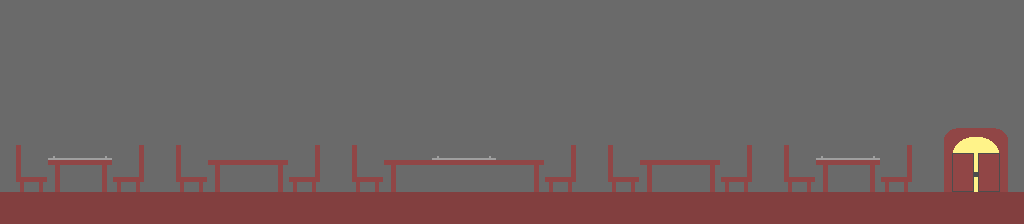

Rendered tile map (Tiled .tmx) drawn with the repository's tilesets; below, a short description and the map source with its tile grids summarised:
An orthogonal 64x14 tile map with 16x16 px tiles, 2 tile layers (background, tiles), 1 hidden layer not drawn and 63 objects (25x platform, 24x jump, 6x wine, 5x table, 3x plate).

<map version="1.0" orientation="orthogonal" renderorder="right-down" width="64" height="14" tilewidth="16" tileheight="16" nextobjectid="148">
 <properties>
  <property name="lj" value="0.0,5.0" />
  <property name="lpj" value="5.0,0.0" />
  <property name="ltj" value="8.0,7.0" />
  <property name="rj" value="5.0,0.0" />
  <property name="rpj" value="0.0,5.0" />
  <property name="rtj" value="7.0,8.0" />
 </properties>
 <tileset firstgid="1" name="tileset" tilewidth="16" tileheight="16" tilecount="256">
  <image source="tileset.png" width="256" height="256" />
 </tileset>
 <layer name="background" width="64" height="14">
  <data>[896 cells, 768 non-empty, 16 distinct tile ids]</data>
 </layer>
 <layer name="tiles" width="64" height="14">
  <data>[896 cells, 293 non-empty, 64 distinct tile ids]</data>
 </layer>
 <objectgroup name="geometry">
  <object id="1" name="rp" type="platform" x="545.149" y="177.106" width="29.913" height="0.913043" />
  <object id="2" name="rj" type="jump" x="545.149" y="178.106" width="29.913" height="13.8261" />
  <object id="4" name="rtp" type="platform" x="571.085" y="145.084" width="4.95556" height="1.04444" />
  <object id="6" name="rtj" type="jump" x="571.106" y="146.149" width="4.7747" height="30.913" />
  <object id="9" name="t" type="platform" x="384" y="160.333" width="160" height="31.3333" />
  <object id="10" name="ltp" type="platform" x="351.546" y="144.818" width="4.90909" height="0.818182" />
  <object id="12" name="ltj" type="jump" x="351.546" y="145.636" width="4.81818" height="31" />
  <object id="15" name="lp" type="platform" x="352.455" y="176.775" width="30" height="1.08696" />
  <object id="16" name="lj" type="jump" x="352.455" y="177.861" width="30.0435" height="13.7391" />
  <object id="61" name="rj" type="jump" x="289.138" y="178.055" width="29.913" height="13.8261" />
  <object id="62" name="rtp" type="platform" x="315.073" y="145.035" width="4.95556" height="1.04444" />
  <object id="63" name="rp" type="platform" x="289.138" y="177.055" width="29.913" height="0.913043" />
  <object id="64" name="rtj" type="jump" x="315.094" y="146.105" width="4.7747" height="30.913" />
  <object id="65" name="rj" type="jump" x="113.312" y="177.9" width="29.913" height="13.8261" />
  <object id="66" name="rtp" type="platform" x="139.247" y="144.88" width="4.95556" height="1.04444" />
  <object id="67" name="rp" type="platform" x="113.312" y="176.9" width="29.913" height="0.913043" />
  <object id="68" name="rtj" type="jump" x="139.268" y="145.95" width="4.7747" height="30.913" />
  <object id="73" name="ltp" type="platform" x="176.16" y="145.156" width="4.90909" height="0.818182" />
  <object id="74" name="lj" type="jump" x="177.069" y="178.196" width="30.0435" height="13.7391" />
  <object id="75" name="ltj" type="jump" x="176.16" y="145.976" width="4.81818" height="31" />
  <object id="76" name="lp" type="platform" x="177.069" y="177.116" width="30" height="1.08696" />
  <object id="77" name="ltp" type="platform" x="15.9177" y="145.186" width="4.90909" height="0.818182" />
  <object id="78" name="lj" type="jump" x="16.8267" y="178.226" width="30.0435" height="13.7391" />
  <object id="79" name="ltj" type="jump" x="15.9177" y="146.006" width="4.81818" height="31" />
  <object id="80" name="lp" type="platform" x="16.8267" y="177.146" width="30" height="1.08696" />
  <object id="81" name="ltp" type="platform" x="607.461" y="144.548" width="4.90909" height="0.818182" />
  <object id="82" name="lj" type="jump" x="608.37" y="177.588" width="30.0435" height="13.7391" />
  <object id="83" name="ltj" type="jump" x="607.461" y="145.368" width="4.81818" height="31" />
  <object id="84" name="lp" type="platform" x="608.37" y="176.508" width="30" height="1.08696" />
  <object id="89" name="t" type="table" x="48.2121" y="160.121" width="63.6364" height="31.6364" />
  <object id="90" name="t" type="table" x="208" y="160.545" width="79.5" height="31.6364" />
  <object id="91" name="t" type="table" x="639.989" y="160" width="80.136" height="31.6364" />
  <object id="116" name="rj" type="jump" x="113.312" y="177.9" width="29.913" height="13.8261" />
  <object id="117" name="t" type="table" x="48.2121" y="160.121" width="63.6364" height="31.6364" />
  <object id="118" name="rtp" type="platform" x="139.247" y="144.88" width="4.95556" height="1.04444" />
  <object id="119" name="lj" type="jump" x="16.8267" y="178.226" width="30.0435" height="13.7391" />
  <object id="120" name="rtj" type="jump" x="139.268" y="145.95" width="4.7747" height="30.913" />
  <object id="121" name="ltp" type="platform" x="15.9177" y="145.186" width="4.90909" height="0.818182" />
  <object id="122" name="lp" type="platform" x="16.8267" y="177.146" width="30" height="1.08696" />
  <object id="124" name="rp" type="platform" x="113.312" y="176.9" width="29.913" height="0.913043" />
  <object id="125" name="ltj" type="jump" x="15.9177" y="146.006" width="4.81818" height="31" />
  <object id="126" name="ltj" type="jump" x="783.95" y="145.775" width="4.81818" height="31" />
  <object id="127" name="rtj" type="jump" x="907.033" y="145.986" width="4.7747" height="30.913" />
  <object id="128" name="rtp" type="platform" x="907.012" y="144.916" width="4.95556" height="1.04444" />
  <object id="129" name="t" type="table" x="816.017" y="160.186" width="63.6364" height="31.6364" />
  <object id="130" name="lp" type="platform" x="784.859" y="176.915" width="30" height="1.08696" />
  <object id="131" name="lj" type="jump" x="784.859" y="177.995" width="30.0435" height="13.7391" />
  <object id="132" name="ltp" type="platform" x="783.95" y="144.955" width="4.90909" height="0.818182" />
  <object id="133" name="rj" type="jump" x="881.077" y="177.936" width="29.913" height="13.8261" />
  <object id="135" name="rp" type="platform" x="881.077" y="176.936" width="29.913" height="0.913043" />
  <object id="136" name="rtp" type="platform" x="747.126" y="145.1" width="4.95556" height="1.04444" />
  <object id="137" name="rtj" type="jump" x="747.147" y="146.17" width="4.7747" height="30.913" />
  <object id="138" name="rj" type="jump" x="721.191" y="178.12" width="29.913" height="13.8261" />
  <object id="139" name="rp" type="platform" x="721.191" y="177.12" width="29.913" height="0.913043" />
 </objectgroup>
 <layer name="plates" width="64" height="14" visible="0">
  <data>[896 cells, 30 non-empty, 9 distinct tile ids]</data>
 </layer>
 <objectgroup name="objects">
  <object id="38" name="plate" type="plate" x="48.1553" y="128.246" width="63.75" height="31.5" />
  <object id="40" name="plate" type="plate" x="432.25" y="128.25" width="63.5" height="31.75" />
  <object id="140" name="wine" type="wine" x="400" y="144" width="16" height="16" />
  <object id="142" name="wine" type="wine" x="528" y="144" width="16" height="16" />
  <object id="143" name="wine" type="wine" x="656" y="144" width="16" height="16" />
  <object id="144" name="wine" type="wine" x="688" y="144" width="16" height="16" />
  <object id="145" name="wine" type="wine" x="224" y="144" width="16" height="16" />
  <object id="146" name="wine" type="wine" x="256" y="144" width="16" height="16" />
  <object id="147" name="plate" type="plate" x="816.5" y="128.307" width="63" height="31.75" />
 </objectgroup>
</map>
